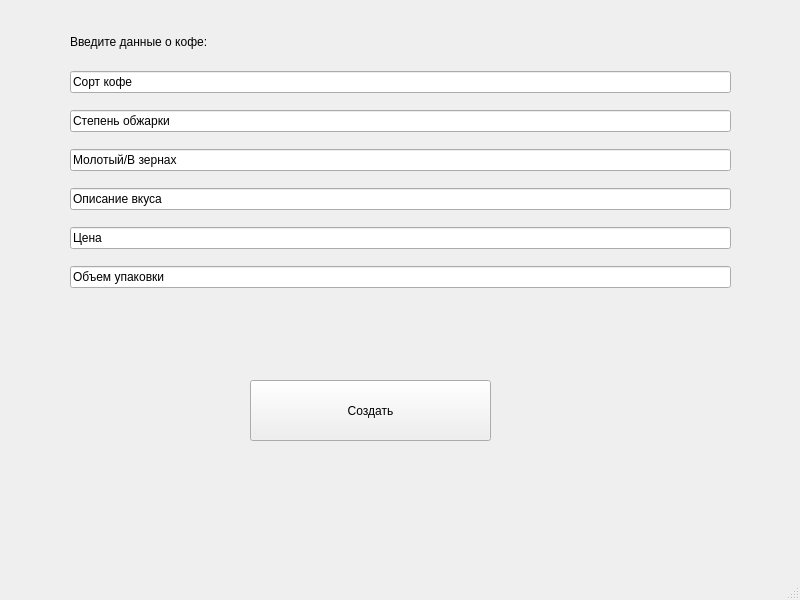
<?xml version="1.0" encoding="UTF-8"?>
<ui version="4.0">
 <class>MainWindow</class>
 <widget class="QMainWindow" name="MainWindow">
  <property name="geometry">
   <rect>
    <x>0</x>
    <y>0</y>
    <width>800</width>
    <height>600</height>
   </rect>
  </property>
  <property name="windowTitle">
   <string>MainWindow</string>
  </property>
  <widget class="QWidget" name="centralwidget">
   <widget class="QPushButton" name="pushButton">
    <property name="geometry">
     <rect>
      <x>250</x>
      <y>380</y>
      <width>241</width>
      <height>61</height>
     </rect>
    </property>
    <property name="text">
     <string>Создать</string>
    </property>
   </widget>
   <widget class="QWidget" name="verticalLayoutWidget">
    <property name="geometry">
     <rect>
      <x>70</x>
      <y>60</y>
      <width>661</width>
      <height>241</height>
     </rect>
    </property>
    <layout class="QVBoxLayout" name="verticalLayout">
     <item>
      <widget class="QLineEdit" name="lineEdit">
       <property name="text">
        <string>Сорт кофе</string>
       </property>
      </widget>
     </item>
     <item>
      <widget class="QLineEdit" name="lineEdit_2">
       <property name="text">
        <string>Степень обжарки</string>
       </property>
      </widget>
     </item>
     <item>
      <widget class="QLineEdit" name="lineEdit_3">
       <property name="text">
        <string>Молотый/В зернах</string>
       </property>
      </widget>
     </item>
     <item>
      <widget class="QLineEdit" name="lineEdit_4">
       <property name="text">
        <string>Описание вкуса</string>
       </property>
      </widget>
     </item>
     <item>
      <widget class="QLineEdit" name="lineEdit_5">
       <property name="text">
        <string>Цена</string>
       </property>
      </widget>
     </item>
     <item>
      <widget class="QLineEdit" name="lineEdit_6">
       <property name="text">
        <string>Объем упаковки</string>
       </property>
      </widget>
     </item>
    </layout>
   </widget>
   <widget class="QLabel" name="label">
    <property name="geometry">
     <rect>
      <x>70</x>
      <y>0</y>
      <width>659</width>
      <height>83</height>
     </rect>
    </property>
    <property name="text">
     <string>Введите данные о кофе:</string>
    </property>
   </widget>
  </widget>
  <widget class="QMenuBar" name="menubar">
   <property name="geometry">
    <rect>
     <x>0</x>
     <y>0</y>
     <width>800</width>
     <height>21</height>
    </rect>
   </property>
  </widget>
  <widget class="QStatusBar" name="statusbar"/>
 </widget>
 <resources/>
 <connections/>
</ui>
